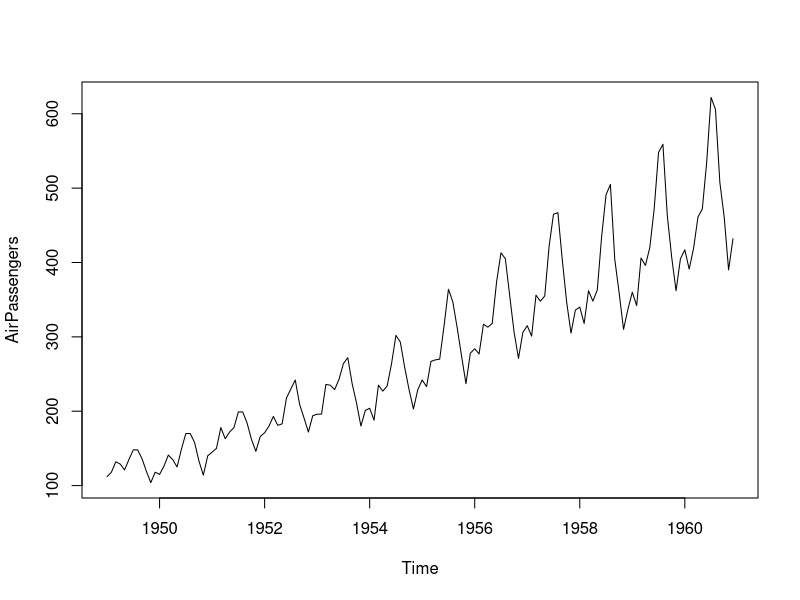
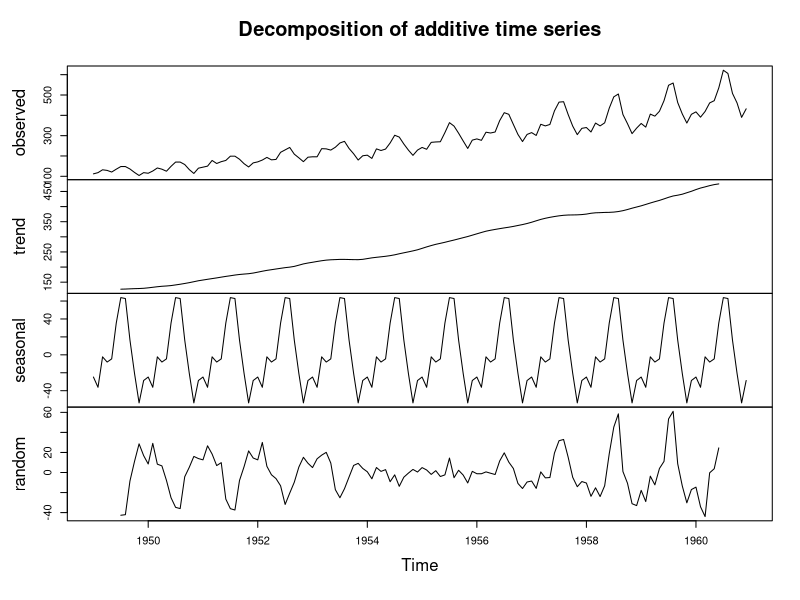
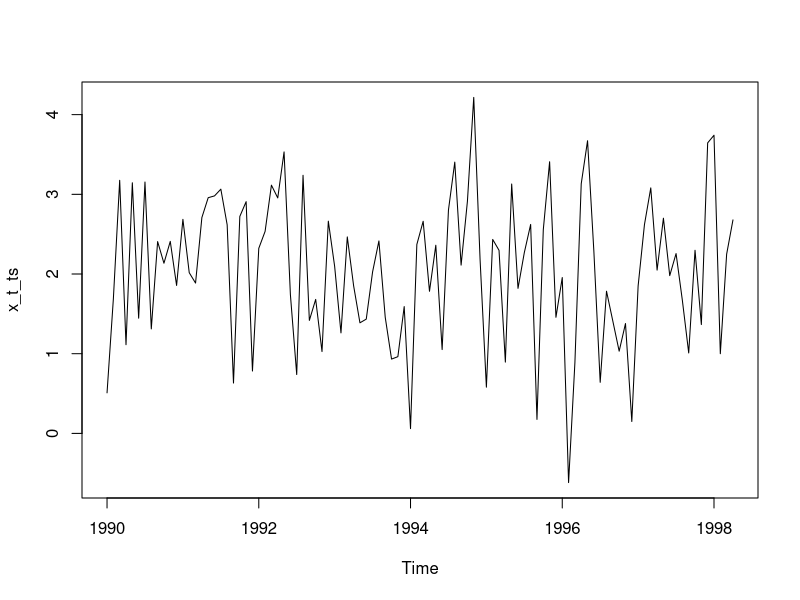
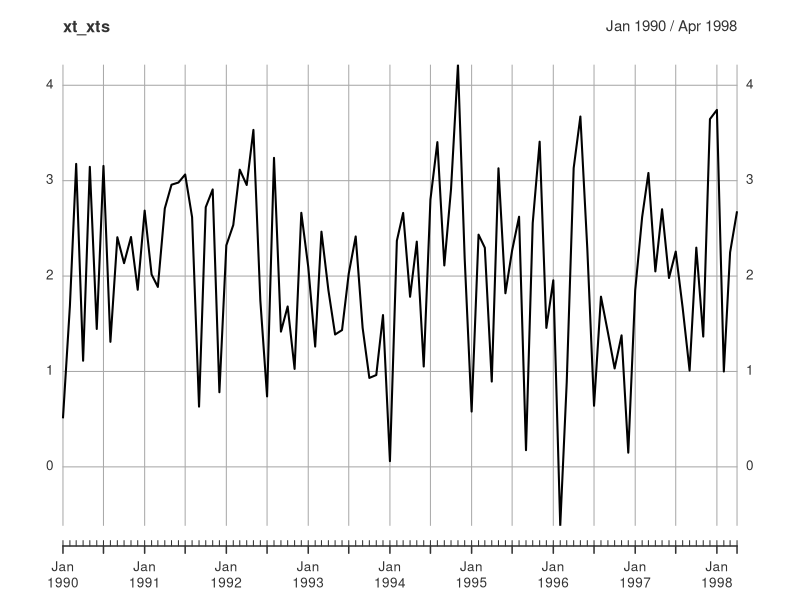
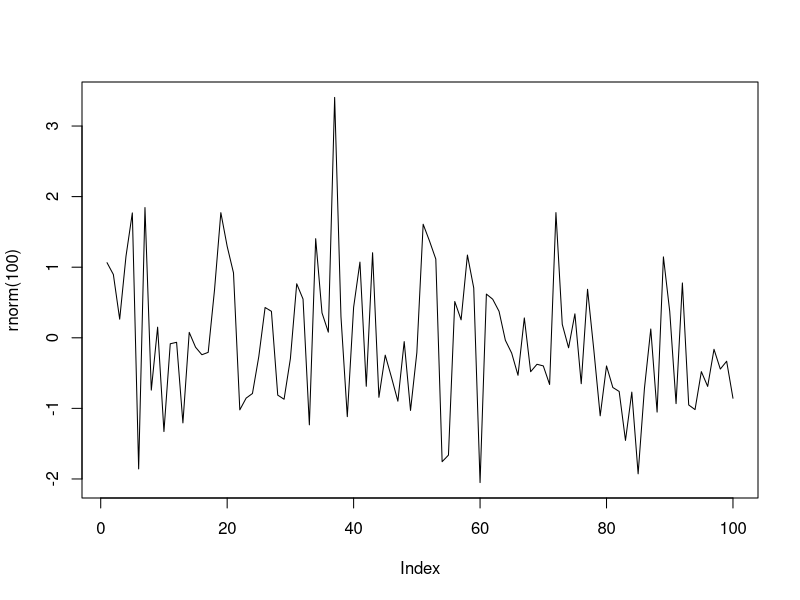
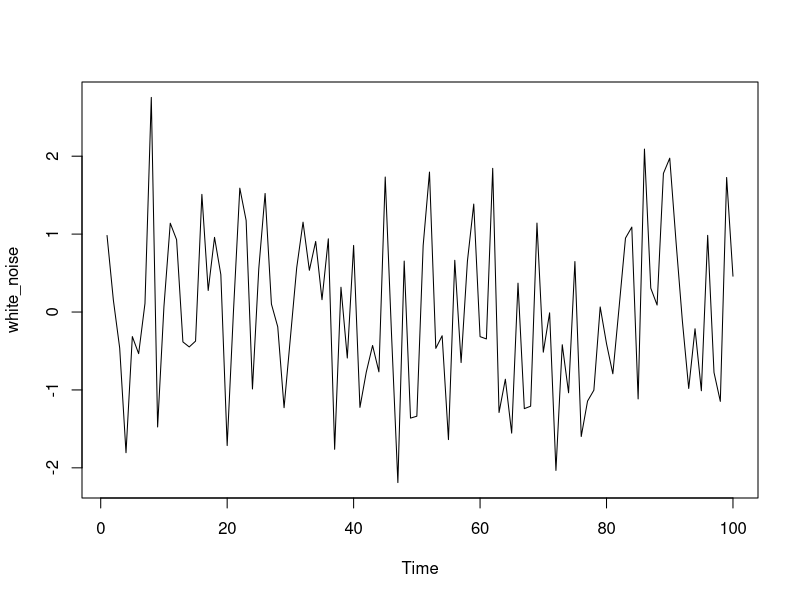
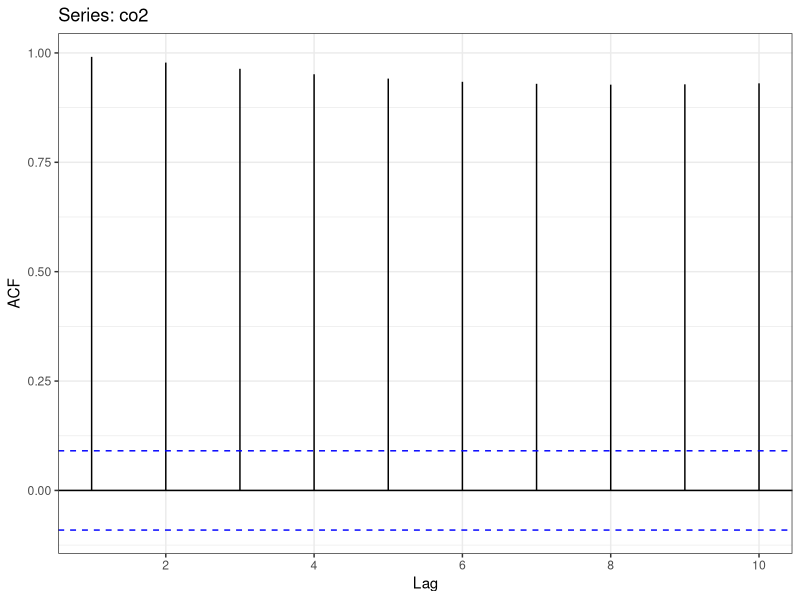
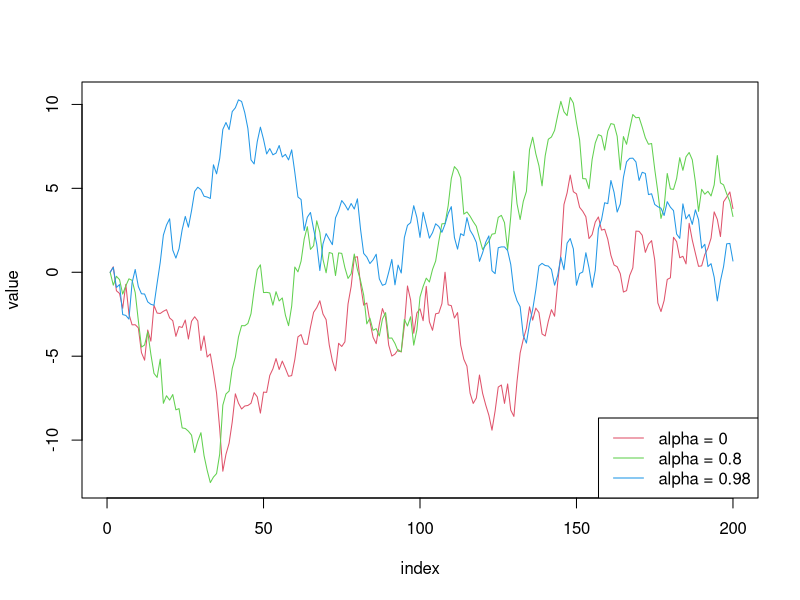

Reproduce these figures in R, in order.
## ---- chunk 1
#| echo: true
#| fig.cap: Time series plot of air passengers data
## Data we use is the inbuilt "AirPassengers" data
plot(AirPassengers)
## ---- chunk 2
#| echo: true
#| fig.cap: Time series decomposition of air passengers data
plot(decompose(AirPassengers))
## ---- chunk 3
#| echo: true
# purely random process with mean 0 and standard deviation 1
eps <- rnorm(100, mean = 0, sd = 1)
mu <- 2 # the constant mean
# The process
x_t <-mu+ eps

#Conversion to time series
x_t_ts<-ts(x_t, start = c(1990,1),frequency = 12)

x_t_ts
  
## ---- chunk 4
#| echo: true
plot(x_t_ts)
## ---- chunk 5
#| echo: true
# purely random process with mean 0 and standard deviation 1
eps <- rnorm(100, mean = 0, sd = 1)
mu <- 2 # the constant mean
# The process
x_t <-mu+ eps

#Conversion to time series
library(xts)
xt_xts<-as.xts(x_t_ts)
xt_xts

## ---- chunk 6
#| echo: true
plot(xt_xts)
  
## ---- chunk 7
#| echo: true

plot(rnorm(100),type="l")

## ---- chunk 8
#| echo: true

white_noise<- arima.sim(model = list(order = c(0, 0, 0)), n = 100)

# Plot the WN observations
ts.plot(white_noise)


## ---- chunk 9
#| echo: true
#| message: false
library(forecast)
ggAcf(AirPassengers,lag.max = 10,plot = F)

## ---- chunk 10
#| echo: true
#| message: false

ggAcf(co2,lag.max = 10,plot = T)+ggplot2::theme_bw()
## ---- chunk 11
#| echo: true
#| message: false

# Set-up

alphas<-c(0,0.8,0.98)
obs<-array(0,200)
list_rw<-list()
for(m in 1:3){
for(i in alphas){
  for (j in 2:length(obs) ){
    obs[j]=i*obs[j-1]+rnorm(1)
  }
}
  list_rw[[m]]<-obs
  
}


#limit calculation
ymax=max(sapply(list_rw,max))
ymin=min(sapply(list_rw,min))

#empty plot
plot(NULL, xlab = "index", ylab = "value", xlim = c(0, length(obs)), ylim = c(ymin,ymax))

#plot lines
for(i in seq_along(list_rw)){
  lines(x=1:200,y=list_rw[[i]], type = "l", lty = 1, col = i +1 )
}

# Legends
legend("bottomright", legend = paste0("alpha = ", alphas), lty = 1, col = 1 + seq_along(alphas))

